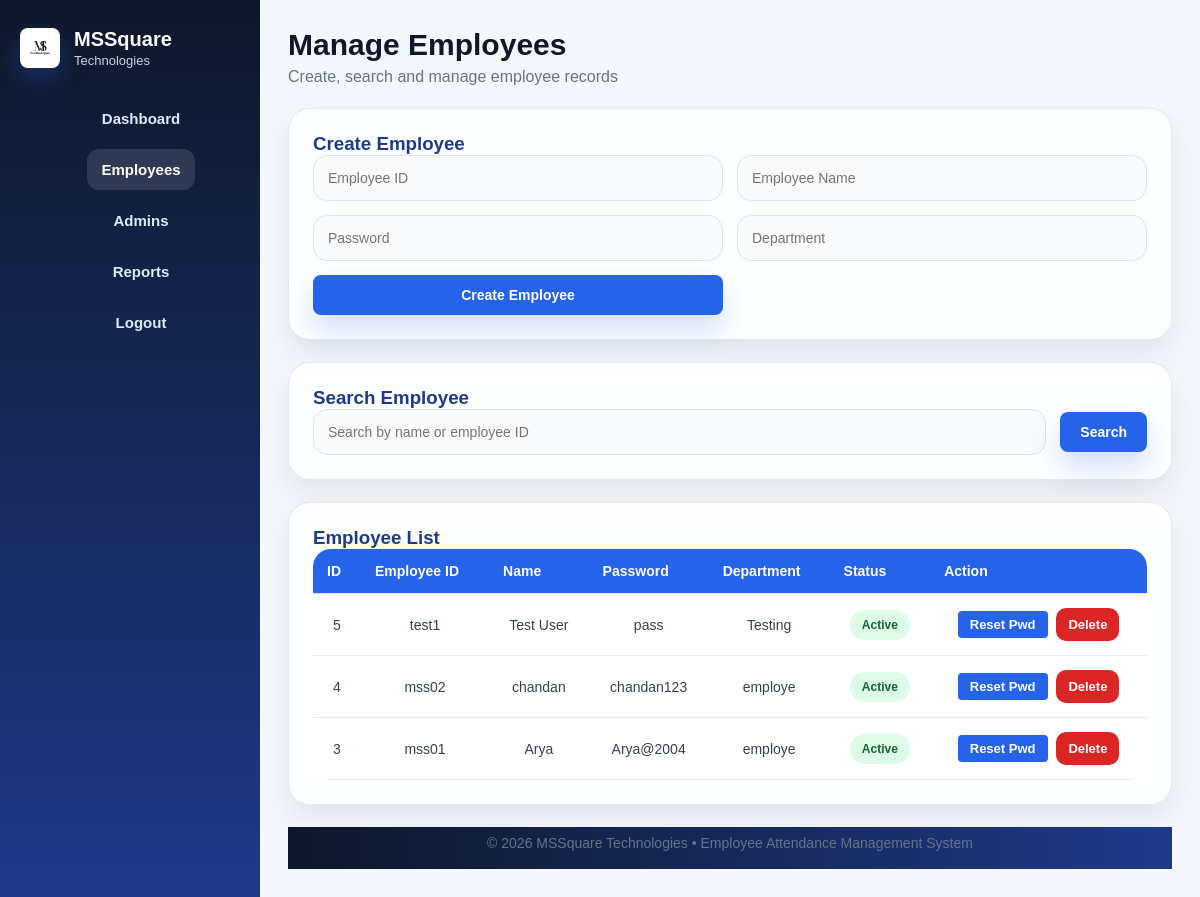
Page /admin/employees (signed in) on the committed database.
### tables this page shows
CREATE TABLE employees(
    id INTEGER PRIMARY KEY AUTOINCREMENT,
    employee_id TEXT UNIQUE,
    name TEXT,
    password TEXT,
    department TEXT,
    status TEXT DEFAULT 'active'
);

### app.py (the view)
@app.route("/admin/employees")
def manage_employees():
    if session.get("role") != "admin":
        return redirect(url_for("home"))
    search = request.args.get("search", "").strip()
    conn = get_db_connection()
    cursor = conn.cursor()
    if search:
        cursor.execute("""
            SELECT * FROM employees
            WHERE employee_id LIKE ? OR name LIKE ?
            ORDER BY id DESC
        """, (f"%{search}%", f"%{search}%"))
    else:
        cursor.execute("SELECT * FROM employees ORDER BY id DESC")
    employees = cursor.fetchall()
    conn.close()
    return render_template("manage_employees.html", employees=employees, search=search)

### app.py (called while the page is built)
def get_db_connection():
    conn = sqlite3.connect(DB_PATH)
    conn.row_factory = sqlite3.Row
    return conn

### templates/manage_employees.html (shortened to what this page needs)
<!DOCTYPE html>
<html lang="en">
<head>
    <link rel="stylesheet" href="{{ url_for('static', filename='css/style.css') }}">
</head>
<body class="panel-body">
<div class="panel-layout">
    <aside class="panel-sidebar">
        <div class="sidebar-brand">
            <div class="brand-logo">
                <img src="{{ url_for('static', filename='css/images/logo.png') }}" alt="Logo">
            </div>
            <div>
                <h2>MSSquare</h2>
                <p>Technologies</p>
            </div>
        </div>
        <nav class="sidebar-nav">
            <a href="/admin/dashboard">Dashboard</a>
            <a href="/admin/employees" class="active">Employees</a>
            <a href="/admin/admins">Admins</a>
            <a href="/admin/reports">Reports</a>
            <a href="/logout">Logout</a>
        </nav>
    </aside>
    <main class="panel-main">
        <div class="panel-topbar">
            <div>
                <h1>Manage Employees</h1>
                <p>Create, search and manage employee records</p>
            </div>
        </div>
        <section class="glass-card">
            <h3>Create Employee</h3>
            <form method="POST" action="/admin/add_employee" class="modern-form-grid">
                <input type="text" name="employee_id" placeholder="Employee ID" required>
                <input type="text" name="name" placeholder="Employee Name" required>
                <input type="text" name="password" placeholder="Password" required>
                <input type="text" name="department" placeholder="Department" required>
                <button class="primary-btn" type="submit">Create Employee</button>
            </form>
        </section>
        <section class="glass-card">
            <h3>Search Employee</h3>
            <form method="GET" action="/admin/employees" class="search-row">
                <input type="text" name="search" placeholder="Search by name or employee ID" value="{{ search }}">
                <button class="primary-btn" type="submit">Search</button>
            </form>
        </section>
        <section class="glass-card table-card">
            <h3>Employee List</h3>
            <div class="table-wrap">
                <table class="modern-table">
                    <thead>
                        <tr>
                            <th>ID</th>
                            <th>Employee ID</th>
                            <th>Name</th>
                            <th>Password</th>
                            <th>Department</th>
                            <th>Status</th>
                            <th>Action</th>
                        </tr>
                    </thead>
                    <tbody>
                        {% for emp in employees %}
                        <tr>
                            <td>{{ emp.id }}</td>
                            <td>{{ emp.employee_id }}</td>
                            <td>{{ emp.name }}</td>
                            <td>{{ emp.password }}</td>
                            <td>{{ emp.department }}</td>
                            <td>
                                {% if emp.status == 'active' %}
                                    <span class="status-pill success">Active</span>
                                {% else %}
                                    <span class="status-pill danger">Resigned</span>
                                {% endif %}
                            </td>
                            <td>
                                <button class="table-btn" onclick="resetPassword('{{ emp.id }}', '{{ emp.name }}')" style="background-color: #2563eb; color: white; border: none; padding: 6px 12px; border-radius: 4px; cursor: pointer; margin-right: 5px;">Reset Pwd</button>
                                <a class="table-btn danger-btn" href="/admin/delete_employee/{{ emp.id }}">Delete</a>
                            </td>
                        </tr>
                        {% endfor %}
                    </tbody>
                </table>
            </div>
        </section>
        <footer class="panel-footer">
            © 2026 MSSquare Technologies • Employee Attendance Management System
        </footer>
    </main>
</div>
</body>
</html>

### rows in the picture
employees: id "5", employee_id "test1", name "Test User", password "pass", department "Testing", status "Active"
employees: id "4", employee_id "mss02", name "chandan", password "chandan123", department "employe", status "Active"
employees: id "3", employee_id "mss01", name "Arya", password "Arya@2004", department "employe", status "Active"
